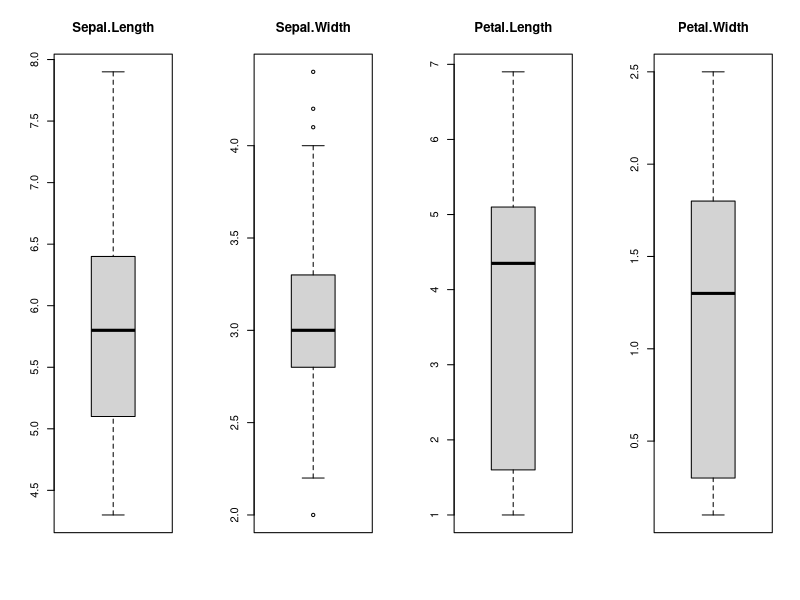
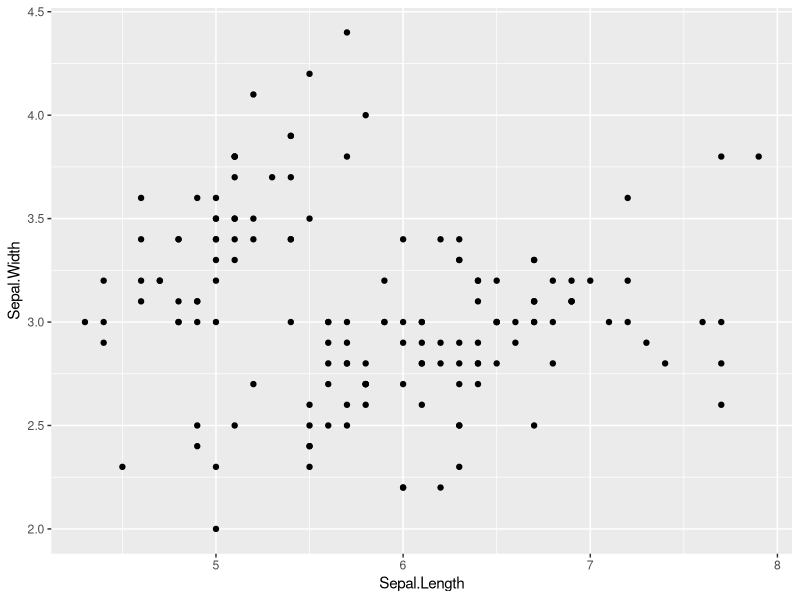
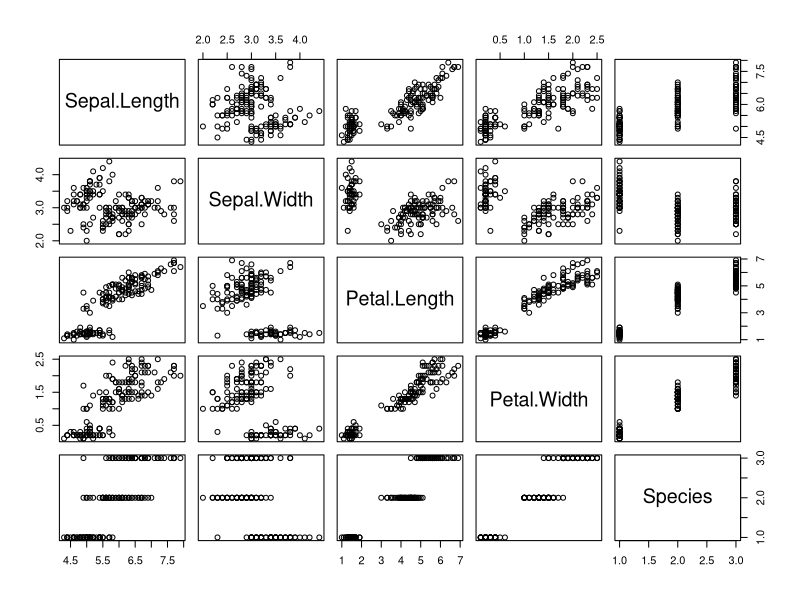
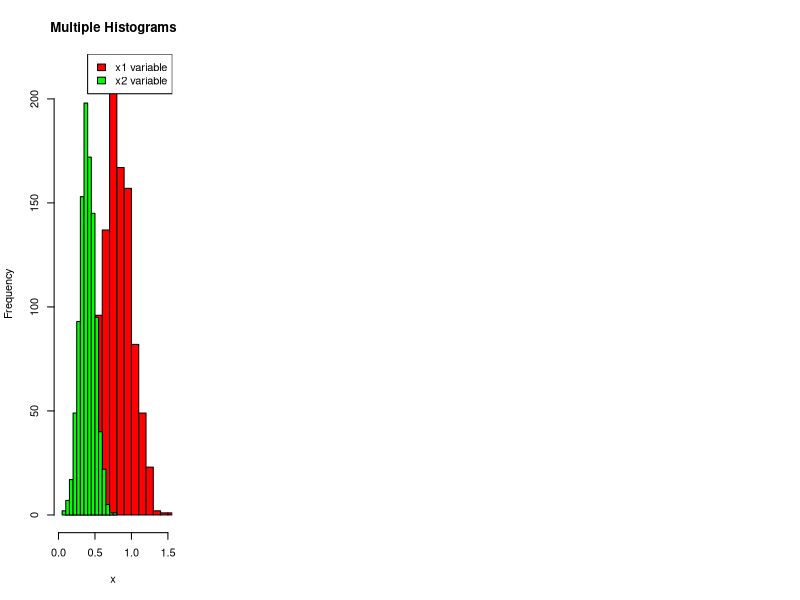
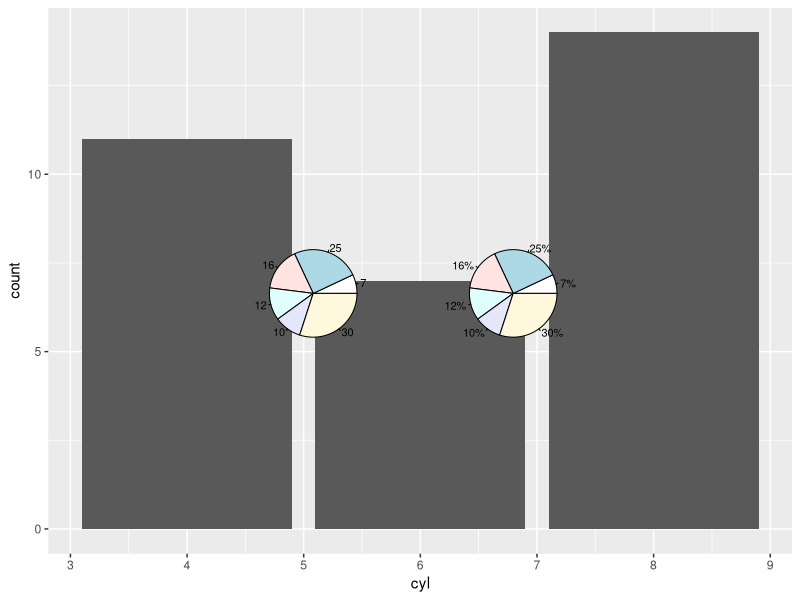

Reproduce these figures in R, in order.
#Data Distribution using Box plots
data("iris")
#Create separate boxplots for each attribute
par(mfrow=c(1,4))
for(i in 1:4){
  boxplot(iris[,i], main=names(iris)[i])
}
View(iris)

#Data Distribution using Scatter plots
install.packages("ggplot2")
library("ggplot2")
#aes = aesthetic i.e. among which variables is the plotting being done
ggplot(iris,aes(Sepal.Length,Sepal.Width))+geom_point()

data(iris)
pairs(iris)
set.seed(1)


#Data Distribution using Histogram
#make this example reproducible
set.seed(1)
x1=rnorm(1000,mean=0.8,sd=0.2)
x2=rnorm(1000,mean=0.4,sd=0.1)
hist(x1,col='red', xlim=c(0,1.5),main="Multiple Histograms", xlab='x')
hist(x2,col='green',add=TRUE)
legend('topright',c('x1 variable','x2 variable'), fill= c('red', 'green'))

#Data Distribution using Bar Graphs
ggplot(mtcars,aes(x=cyl))+geom_bar()

#Data Distribution using Pie Charts
count= c(7, 25, 16, 12, 10, 30)
pie(count, labels=count)
pie(count, labels=paste0(count,"%"))
